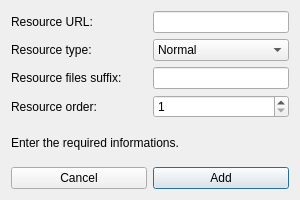
<?xml version="1.0" encoding="UTF-8"?>
<ui version="4.0">
 <class>AddDialog</class>
 <widget class="QDialog" name="AddDialog">
  <property name="geometry">
   <rect>
    <x>0</x>
    <y>0</y>
    <width>300</width>
    <height>200</height>
   </rect>
  </property>
  <property name="windowTitle">
   <string>Add a resource</string>
  </property>
  <layout class="QVBoxLayout" name="verticalLayout">
   <item>
    <layout class="QHBoxLayout" name="urlLayout">
     <item>
      <widget class="QLabel" name="urlLabel">
       <property name="text">
        <string>Resource URL:</string>
       </property>
      </widget>
     </item>
     <item>
      <widget class="QLineEdit" name="urlEdit">
       <property name="sizePolicy">
        <sizepolicy hsizetype="Preferred" vsizetype="Fixed">
         <horstretch>0</horstretch>
         <verstretch>0</verstretch>
        </sizepolicy>
       </property>
      </widget>
     </item>
    </layout>
   </item>
   <item>
    <layout class="QHBoxLayout" name="typeLayout">
     <item>
      <widget class="QLabel" name="typeLabel">
       <property name="text">
        <string>Resource type:</string>
       </property>
      </widget>
     </item>
     <item>
      <widget class="QComboBox" name="typeCombo">
       <item>
        <property name="text">
         <string>Normal</string>
        </property>
       </item>
       <item>
        <property name="text">
         <string>Folder</string>
        </property>
       </item>
      </widget>
     </item>
    </layout>
   </item>
   <item>
    <layout class="QHBoxLayout" name="suffixLayout">
     <item>
      <widget class="QLabel" name="suffixLabel">
       <property name="text">
        <string>Resource files suffix:</string>
       </property>
      </widget>
     </item>
     <item>
      <widget class="QLineEdit" name="suffixEdit">
       <property name="sizePolicy">
        <sizepolicy hsizetype="Preferred" vsizetype="Fixed">
         <horstretch>0</horstretch>
         <verstretch>0</verstretch>
        </sizepolicy>
       </property>
      </widget>
     </item>
    </layout>
   </item>
   <item>
    <layout class="QHBoxLayout" name="orderLayout">
     <item>
      <widget class="QLabel" name="orderLabel">
       <property name="text">
        <string>Resource order:</string>
       </property>
      </widget>
     </item>
     <item>
      <widget class="QSpinBox" name="orderSpin">
       <property name="minimum">
        <number>1</number>
       </property>
      </widget>
     </item>
    </layout>
   </item>
   <item>
    <widget class="QLabel" name="statusLabel">
     <property name="text">
      <string>Enter the required informations.</string>
     </property>
    </widget>
   </item>
   <item>
    <layout class="QHBoxLayout" name="buttonsLayout">
     <item>
      <widget class="QPushButton" name="cancelButton">
       <property name="text">
        <string>Cancel</string>
       </property>
       <property name="icon">
        <iconset resource="res.qrc">
         <normaloff>:/res/icons/cancel.svg</normaloff>:/res/icons/cancel.svg</iconset>
       </property>
       <property name="autoDefault">
        <bool>false</bool>
       </property>
      </widget>
     </item>
     <item>
      <widget class="QPushButton" name="addButton">
       <property name="text">
        <string>Add</string>
       </property>
       <property name="icon">
        <iconset resource="res.qrc">
         <normaloff>:/res/icons/add.svg</normaloff>:/res/icons/add.svg</iconset>
       </property>
      </widget>
     </item>
    </layout>
   </item>
  </layout>
 </widget>
 <resources>
  <include location="res.qrc"/>
 </resources>
 <connections/>
</ui>
